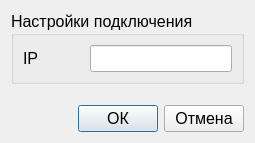
<?xml version="1.0" encoding="UTF-8"?>
<ui version="4.0">
 <class>SettingsDialog</class>
 <widget class="QDialog" name="SettingsDialog">
  <property name="geometry">
   <rect>
    <x>0</x>
    <y>0</y>
    <width>255</width>
    <height>143</height>
   </rect>
  </property>
  <property name="font">
   <font>
    <pointsize>12</pointsize>
   </font>
  </property>
  <property name="windowTitle">
   <string>Настройки</string>
  </property>
  <layout class="QVBoxLayout" name="verticalLayout">
   <item>
    <widget class="QGroupBox" name="groupBox">
     <property name="title">
      <string>Настройки подключения</string>
     </property>
     <layout class="QGridLayout" name="gridLayout_2">
      <item row="0" column="0">
       <widget class="QLabel" name="label">
        <property name="text">
         <string>IP</string>
        </property>
       </widget>
      </item>
      <item row="0" column="1" colspan="2">
       <widget class="QLineEdit" name="ipLineEdit">
        <property name="text">
         <string/>
        </property>
       </widget>
      </item>
     </layout>
    </widget>
   </item>
   <item>
    <spacer name="verticalSpacer">
     <property name="orientation">
      <enum>Qt::Vertical</enum>
     </property>
     <property name="sizeHint" stdset="0">
      <size>
       <width>17</width>
       <height>2</height>
      </size>
     </property>
    </spacer>
   </item>
   <item>
    <layout class="QHBoxLayout" name="horizontalLayout">
     <item>
      <spacer name="horizontalSpacer_3">
       <property name="orientation">
        <enum>Qt::Horizontal</enum>
       </property>
       <property name="sizeHint" stdset="0">
        <size>
         <width>40</width>
         <height>20</height>
        </size>
       </property>
      </spacer>
     </item>
     <item>
      <widget class="QPushButton" name="pushButton">
       <property name="text">
        <string>ОК</string>
       </property>
      </widget>
     </item>
     <item>
      <widget class="QPushButton" name="pushButton_2">
       <property name="text">
        <string>Отмена</string>
       </property>
       <property name="autoDefault">
        <bool>false</bool>
       </property>
      </widget>
     </item>
    </layout>
   </item>
  </layout>
 </widget>
 <tabstops>
  <tabstop>ipLineEdit</tabstop>
  <tabstop>pushButton</tabstop>
  <tabstop>pushButton_2</tabstop>
 </tabstops>
 <resources/>
 <connections/>
</ui>
